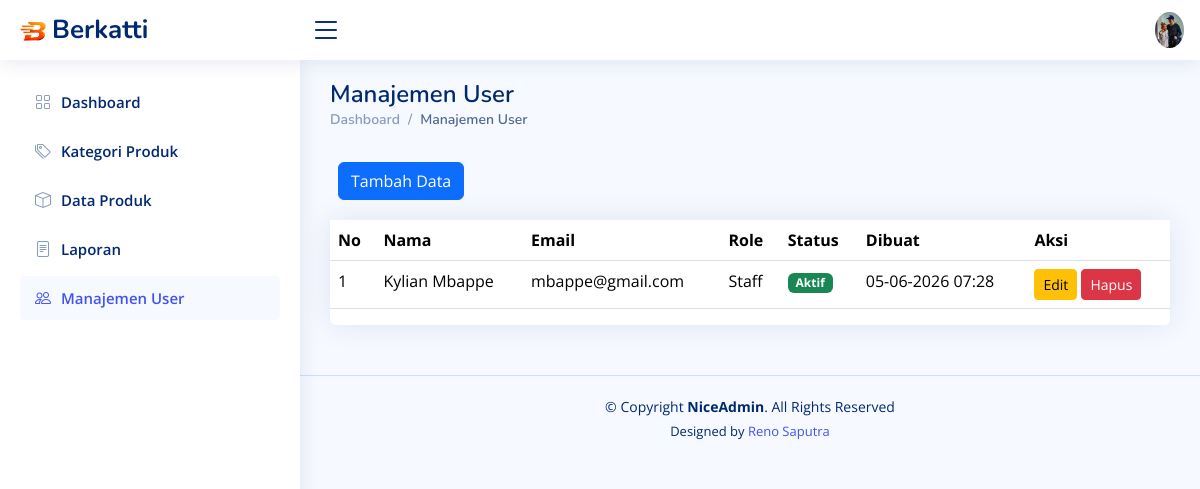
The page /users.php (signed in) on the database its author committed.
### tables this page shows
CREATE TABLE `users` (
  `id` int(11) NOT NULL,
  `name` varchar(100) DEFAULT NULL,
  `email` varchar(100) DEFAULT NULL,
  `password` varchar(255) DEFAULT NULL,
  `role` enum('admin','staff') DEFAULT 'staff',
  `is_active` tinyint(1) DEFAULT 1,
  `created_at` timestamp NOT NULL DEFAULT current_timestamp()
);

### users.php (the view, shortened to what this page needs)
  <!DOCTYPE html>
  <html lang="en">
  <head>
  <link href="assets/vendor/bootstrap/css/bootstrap.min.css" rel="stylesheet">
  <link href="assets/vendor/bootstrap-icons/bootstrap-icons.css" rel="stylesheet">
  <link href="assets/vendor/boxicons/css/boxicons.min.css" rel="stylesheet">
  <link href="assets/vendor/quill/quill.snow.css" rel="stylesheet">
  <link href="assets/vendor/quill/quill.bubble.css" rel="stylesheet">
  <link href="assets/vendor/remixicon/remixicon.css" rel="stylesheet">
  <link href="assets/vendor/simple-datatables/style.css" rel="stylesheet">
  <link href="assets/css/style.css" rel="stylesheet">
  </head>
  <body>
  <header id="header" class="header fixed-top d-flex align-items-center">
  <div class="d-flex align-items-center justify-content-between">
    <a href="index.php" class="logo d-flex align-items-center">
      <img src="assets/img/logo.png" alt="">
      <span class="d-none d-lg-block">Berkatti</span>
    </a>
    <i class="bi bi-list toggle-sidebar-btn"></i>
  </div>
  <nav class="header-nav ms-auto">
<ul class="d-flex align-items-center">
  <li class="nav-item dropdown pe-3">
    <a class="nav-link nav-profile d-flex align-items-center pe-0" href="#" data-bs-toggle="dropdown">
      <img src="assets/img/profile-img.jpg" alt="Profile" class="rounded-circle" />
    </a>
      </li>
    </ul>
  </nav>
</header>
<aside id="sidebar" class="sidebar">
  <ul class="sidebar-nav" id="sidebar-nav">
    <li class="nav-item">
      <a class="nav-link collapsed" href="index.php">
       	<i class="bi bi-grid"></i>
        <span>Dashboard</span>
      </a>
    </li>
     <li class="nav-item">
      <a class="nav-link collapsed" href="kategori_produk.php">
        <i class="bi bi-tags"></i>
        <span>Kategori Produk</span>
      </a>
    </li>
      <li class="nav-item">
      <a class="nav-link collapsed" href="produk.php">
        <i class="bi bi-box"></i>
        <span>Data Produk</span>
      </a>
    </li>
      <li class="nav-item">
      <a class="nav-link collapsed" href="laporan.php">
        <i class="bi bi-file-text"></i>
        <span>Laporan</span>
      </a>
    </li>
      <li class="nav-item">
      <a class="nav-link " href="users.php">
        <i class="bi bi-people"></i>
        <span>Manajemen User</span>
      </a>
    </li>
  </ul>
</aside>
  <main id="main" class="main">
      <div class="pagetitle">
      <h1>Manajemen User</h1>
      <nav>
          <ol class="breadcrumb">
          <li class="breadcrumb-item"><a href="index.php">Dashboard</a></li>
          <li class="breadcrumb-item active">Manajemen User</li>
          </ol>
      </nav>
      </div>
      <div class="row">
        <div class="card-body mt-3">
          <a href="t_user.php" class="btn btn-primary">Tambah Data</a>
        </div>
      </div>
      <section class="section">
      <div class="row">
          <div class="col-lg-12">
          <div class="card">
              <table class="table datatable">
              <thead>
                <tr>
                  <th>No</th>
                  <th>Nama</th>
                  <th>Email</th>
                  <th>Role</th>
                  <th>Status</th>
                  <th>Dibuat</th>
                  <th>Aksi</th>
                </tr>
              </thead>
                  <tbody>
                   <?php
                    include "koneksi.php";
                    $no = 1;
                    $sql = mysqli_query($conn, "SELECT * FROM users");
                    while ($data = mysqli_fetch_array($sql)) {
                    ?>
                      <tr>
                        <td><?php echo $no++; ?></td>
                        <td><?php echo $data['name']; ?></td>
                        <td><?php echo $data['email']; ?></td>
                        <td><?php echo ucfirst($data['role']); ?></td>
                        <td>
                          <?php
                          if ($data['is_active'] == 1) {
                            echo '<span class="badge bg-success">Aktif</span>';
                          } else {
                            echo '<span class="badge bg-danger">Nonaktif</span>';
                          }
                          ?>
                        </td>
                        <td><?php echo date('d-m-Y H:i', strtotime($data['created_at'])); ?></td>
                        <td>
                          <a href="e_user.php?id=<?php echo $data['id']; ?>" class="btn btn-warning btn-sm">Edit</a>
                          <a href="h_user.php?id=<?php echo $data['id']; ?>"
                            class="btn btn-danger btn-sm"
                            onclick="return confirm('Apakah Anda yakin ingin menghapus user ini?')">
                            Hapus
                          </a>
                        </td>
                      </tr>
                  <?php } ?>
                  </tbody>
              </table>
              </div>
          </div>
          </div>
      </section>
  </main>
  <footer id="footer" class="footer">
      <div class="copyright">
      &copy; Copyright <strong><span>NiceAdmin</span></strong>. All Rights Reserved
      </div>
      <div class="credits">
      Designed by <a href="https://bootstrapmade.com/">Reno Saputra</a>
      </div>
  </footer>
  </body>
  </html>

### assets/css/style.css (style rules this page uses)
:root { scroll-behavior: smooth; }
body { font-family: "Open Sans", sans-serif; background: #f6f9ff; color: #444444; }
a { color: #4154f1; text-decoration: none; }
h1, h2, h3, h4, h5, h6 { font-family: "Nunito", sans-serif; }
#main { margin-top: 60px; padding: 20px 30px; transition: all 0.3s; }
.pagetitle { margin-bottom: 10px; }
.pagetitle h1 { font-size: 24px; margin-bottom: 0; font-weight: 600; color: #012970; }
.card { margin-bottom: 30px; border: none; border-radius: 5px; box-shadow: 0px 0 30px rgba(1, 41, 112, 0.1); }
.card-body { padding: 0 20px 20px 20px; }
.breadcrumb { font-size: 14px; font-family: "Nunito", sans-serif; color: #899bbd; font-weight: 600; }
.breadcrumb a { color: #899bbd; transition: 0.3s; }
.breadcrumb .breadcrumb-item::before { color: #899bbd; }
.breadcrumb .active { color: #51678f; font-weight: 600; }
.logo { line-height: 1; }
@media (min-width: 1200px) { .logo { width: 280px; } }
.logo img { max-height: 26px; margin-right: 6px; }
.logo span { font-size: 26px; font-weight: 700; color: #012970; font-family: "Nunito", sans-serif; }
.header { transition: all 0.5s; z-index: 997; height: 60px; box-shadow: 0px 2px 20px rgba(1, 41, 112, 0.1); background-color: #fff; padding-left: 20px; }
.header .toggle-sidebar-btn { font-size: 32px; padding-left: 10px; cursor: pointer; color: #012970; }
.header-nav ul { list-style: none; }
.header-nav>ul { margin: 0; padding: 0; }
.header-nav .nav-profile { color: #012970; }
.header-nav .nav-profile img { max-height: 36px; }
.sidebar { position: fixed; top: 60px; left: 0; bottom: 0; width: 300px; z-index: 996; transition: all 0.3s; padding: 20px; overflow-y: auto; scrollbar-width: thin; scrollbar-color: #aab7cf transparent; box-shadow: 0px 0px 20px rgba(1, 41, 112, 0.1); background-color: #fff; }
@media (min-width: 1200px) { #main, #footer { margin-left: 300px; } }
.sidebar-nav { padding: 0; margin: 0; list-style: none; }
.sidebar-nav li { padding: 0; margin: 0; list-style: none; }
.sidebar-nav .nav-item { margin-bottom: 5px; }
.sidebar-nav .nav-link { display: flex; align-items: center; font-size: 15px; font-weight: 600; color: #4154f1; transition: 0.3; background: #f6f9ff; padding: 10px 15px; border-radius: 4px; }
.sidebar-nav .nav-link i { font-size: 16px; margin-right: 10px; color: #4154f1; }
.sidebar-nav .nav-link.collapsed { color: #012970; background: #fff; }
.sidebar-nav .nav-link.collapsed i { color: #899bbd; }
.footer { padding: 20px 0; font-size: 14px; transition: all 0.3s; border-top: 1px solid #cddfff; }
.footer .copyright { text-align: center; color: #012970; }
.footer .credits { padding-top: 5px; text-align: center; font-size: 13px; color: #012970; }

### rows shown on the page
users: name "Kylian Mbappe", email "mbappe@gmail.com", role "Staff", is_active "Aktif", created_at "05-06-2026 07:28"
